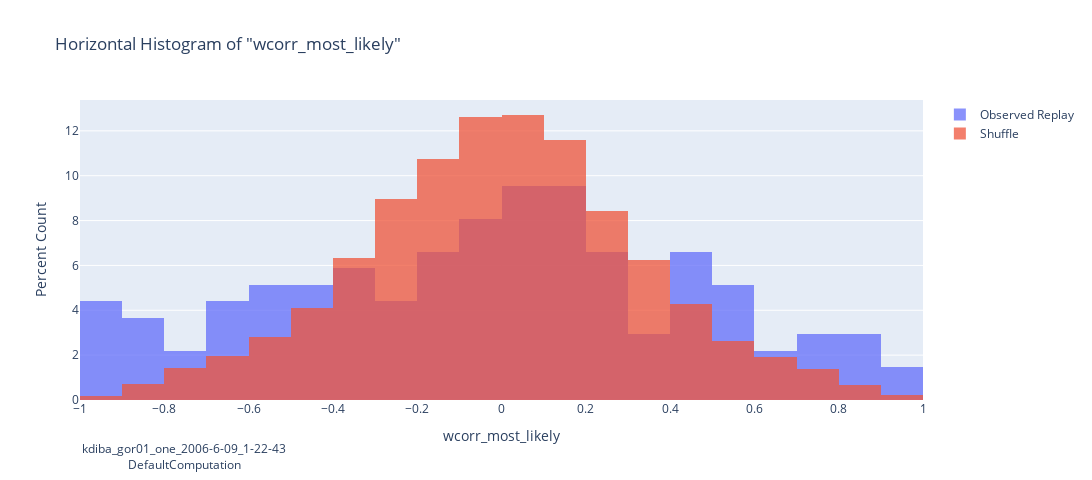

Notebook cell for this chart:
### Code cell
from neuropy.utils.mixins.indexing_helpers import get_dict_subset
from pyphoplacecellanalysis.SpecificResults.PendingNotebookCode import plot_replay_wcorr_histogram

## INPUTS: wcorr_ripple_shuffle_all_df, all_shuffles_only_best_decoder_wcorr_df, custom_suffix
# plot_var_name: str = 'abs_best_wcorr'
# plot_var_name: str = 'wcorr_z_long'
plot_var_name: str = 'wcorr_most_likely'
active_all_shuffles_only_best_decoder_wcorr_df = deepcopy(all_shuffles_only_best_decoder_wcorr_df[all_shuffles_only_best_decoder_wcorr_df['shuffle_idx'] > 1800]) # only most recent shuffles included
# active_all_shuffles_only_best_decoder_wcorr_df = deepcopy(all_shuffles_only_best_decoder_wcorr_df) # all included

a_fig_context = curr_active_pipeline.build_display_context_for_session(display_fn_name='replay_wcorr', custom_suffix=custom_suffix)
# params_description_str: str = " | ".join([f"{str(k)}:{str(v)}" for k, v in get_dict_subset(new_replay_epochs.metadata, subset_excludelist=['qclu_included_aclus']).items()])
params_description_str: str = "DefaultComputation" # | ".join([f"{str(k)}:{str(v)}" for k, v in get_dict_subset(curr_active_pipeline.sess.replay.metadata, subset_excludelist=['qclu_included_aclus']).items()])
footer_annotation_text = f'{curr_active_pipeline.get_session_context()}<br>{params_description_str}'

fig = plot_replay_wcorr_histogram(df=wcorr_ripple_shuffle_all_df, plot_var_name=plot_var_name, all_shuffles_only_best_decoder_wcorr_df=active_all_shuffles_only_best_decoder_wcorr_df, footer_annotation_text=footer_annotation_text)

# Save figure to disk:
_out_result = curr_active_pipeline.output_figure(a_fig_context, fig=fig)
_out_result

# Show the figure
fig.show()

### Figure 1 — Plotly figure (JSON) as saved in the notebook; plotly's stock layout.template omitted (floating-point values rounded to 4 significant figures; data arrays with more than 128 entries replaced by an {"elided": "..."} marker saying what was removed)
{"data": [{"histnorm": "percent", "name": "Observed Replay", "nbinsx": 30, "opacity": 0.75, "type": "histogram", "x": {"elided": "136 float values"}}, {"histnorm": "percent", "name": "Shuffle", "nbinsx": 30, "opacity": 0.75, "type": "histogram", "x": {"elided": "42704 float values"}}], "layout": {"annotations": [{"showarrow": false, "text": "kdiba_gor01_one_2006-6-09_1-22-43<br>DefaultComputation", "x": 0, "xanchor": "left", "xref": "paper", "y": -0.25, "yanchor": "bottom", "yref": "paper"}], "barmode": "overlay", "height": 480, "title": {"text": "Horizontal Histogram of \"wcorr_most_likely\""}, "width": 1650, "xaxis": {"title": {"text": "wcorr_most_likely"}}, "yaxis": {"title": {"text": "Percent Count"}}}}
